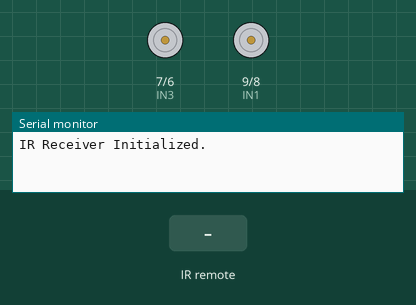
The sketch below on a simulated Arduino Uno, built with avr-gcc and run on an emulated ATmega328P. Shown: motor-driver pin pairs drawn as motors (green arrow = first pin HIGH = forward, orange = second pin HIGH = backward, longer = more drive), the last lines printed to the serial monitor. The test bench sets the inputs (shaded band).

Above: at 1.2 s.
1.3 s: infrared code 0xE718FF00 received
At 1.6 s:
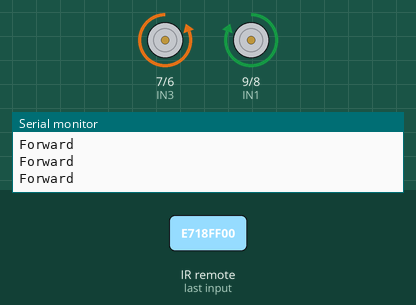
2.8 s: infrared code 0xAD52FF00 received
At 3.1 s:
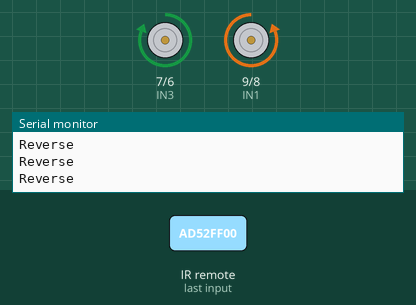
4.3 s: infrared code 0xA55AFF00 received
At 5.3 s:
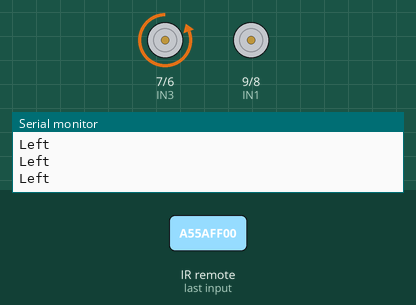
5.8 s: infrared code 0xF708FF00 received
At 6.3 s:
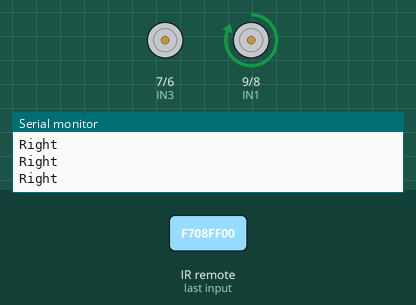
7.3 s: infrared code 0xF20DFF00 received
At 7.7 s:
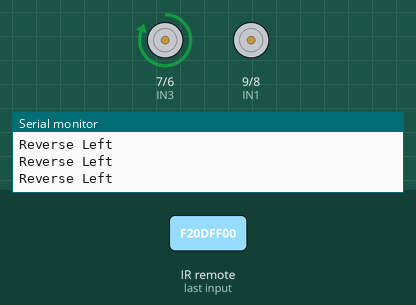
8.8 s: infrared code 0xE916FF00 received
At 9.5 s:
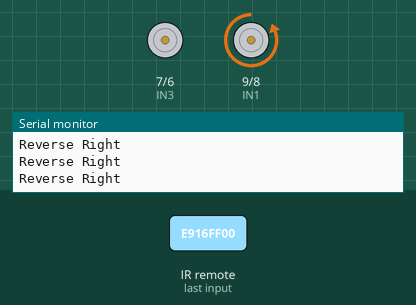
Timing chart, 0 to 11.3 s (numbered marks = the images above; inputs shaded):
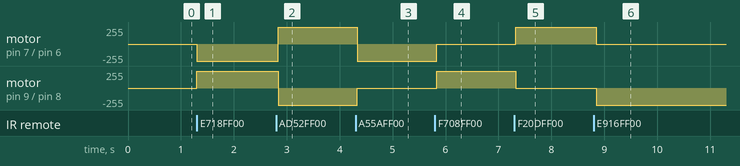

Measured:
- after the input at 1.3 s, motor on pin 7 (IN3) / pin 6 (IN4): stopped → backward 255/255 at once; motor on pin 9 (IN1) / pin 8 (IN2): stopped → forward 255/255 at once
- after the input at 2.8 s, motor on pin 7 (IN3) / pin 6 (IN4): backward 255/255 → forward 255/255 at once; motor on pin 9 (IN1) / pin 8 (IN2): forward 255/255 → backward 255/255 at once
- after the input at 4.3 s, motor on pin 7 (IN3) / pin 6 (IN4): forward 255/255 → backward 255/255 at once; motor on pin 9 (IN1) / pin 8 (IN2): backward 255/255 → stopped at once
- after the input at 5.8 s, motor on pin 7 (IN3) / pin 6 (IN4): backward 255/255 → stopped at once; motor on pin 9 (IN1) / pin 8 (IN2): stopped → forward 255/255 at once
- after the input at 7.3 s, motor on pin 7 (IN3) / pin 6 (IN4): stopped → forward 255/255 at once; motor on pin 9 (IN1) / pin 8 (IN2): forward 255/255 → stopped at once
- after the input at 8.8 s, motor on pin 7 (IN3) / pin 6 (IN4): forward 255/255 → stopped at once; motor on pin 9 (IN1) / pin 8 (IN2): stopped → backward 255/255 at once

The sketch:

remote_control.ino
```cpp
#include <IRremote.hpp>

const int RECV_PIN = 2;
const unsigned long forward_hex = 0xE718FF00;
const unsigned long reverse_hex = 0xAD52FF00;
const unsigned long move_right_hex = 0xA55AFF00;
const unsigned long move_left_hex = 0xF708FF00;
const unsigned long reverse_right_hex = 0xF20DFF00;
const unsigned long reverse_left_hex = 0xE916FF00;
const unsigned long stop_hex = 0xE31CFF00;
unsigned long move_command;

// Motor control pins
const int IN1 = 9;
const int IN2 = 8;
const int IN3 = 7;
const int IN4 = 6;

void setup() {
  Serial.begin(9600);
  IrReceiver.begin(RECV_PIN, ENABLE_LED_FEEDBACK);
  Serial.println("IR Receiver Initialized.");

  pinMode(IN1, OUTPUT);
  pinMode(IN2, OUTPUT);
  pinMode(IN3, OUTPUT);
  pinMode(IN4, OUTPUT);
}

void loop() {
  if (IrReceiver.decode()) {
    unsigned long receivedCode = IrReceiver.decodedIRData.decodedRawData;
    Serial.print("Received IR code: ");
    Serial.println(receivedCode, HEX);

    // If button is repeated, set receivedCode equal to the original button
    if (receivedCode == 0){
      receivedCode = move_command;
    }else {
    move_command = receivedCode;
    }
  }

    IrReceiver.resume(); // ready for next code

  switch(move_command) {
    case forward_hex: Forward(); break;
    case reverse_hex: Reverse(); break;
    case stop_hex: Stop(); break;
    case move_left_hex: MoveLeft(); break;
    case move_right_hex: MoveRight(); break;
    case reverse_left_hex: ReverseLeft();break;
    case reverse_right_hex: ReverseRight();break;
    }

  }

void Forward() {
  // Motor A
  digitalWrite(IN1, HIGH);
  digitalWrite(IN2, LOW);
  // Motor B
  digitalWrite(IN3, LOW);
  digitalWrite(IN4, HIGH);
  Serial.println("Forward");
}

void Reverse() {
  // Motor A
  digitalWrite(IN1, LOW);
  digitalWrite(IN2, HIGH);
  // Motor B
  digitalWrite(IN3,HIGH);
  digitalWrite(IN4, LOW);
  Serial.println("Reverse");
}

void MoveLeft() {
  // Motor A
  digitalWrite(IN1, HIGH);
  digitalWrite(IN2, LOW);
  // Motor B
  digitalWrite(IN3,LOW);
  digitalWrite(IN4, LOW);
  Serial.println("Right");
}

void MoveRight() {
  // Motor A
  digitalWrite(IN1, LOW);
  digitalWrite(IN2, LOW);
  // Motor B
  digitalWrite(IN3,LOW);
  digitalWrite(IN4, HIGH);
  Serial.println("Left");
}


void Stop(){
  // Motor A
  digitalWrite(IN1, LOW);
  digitalWrite(IN2, LOW);
  // Motor B
  digitalWrite(IN3, LOW);
  digitalWrite(IN4, LOW);

  Serial.println("Stopped");
}

void ReverseLeft(){
 // Motor A
  digitalWrite(IN1, LOW);
  digitalWrite(IN2, HIGH);
  // Motor B
  digitalWrite(IN3, LOW);
  digitalWrite(IN4, LOW);

  Serial.println("Reverse Right");
}

void ReverseRight(){
 // Motor A
  digitalWrite(IN1, LOW);
  digitalWrite(IN2, LOW);
  // Motor B
  digitalWrite(IN3, HIGH);
  digitalWrite(IN4, LOW);

  Serial.println("Reverse Left");
}
```
